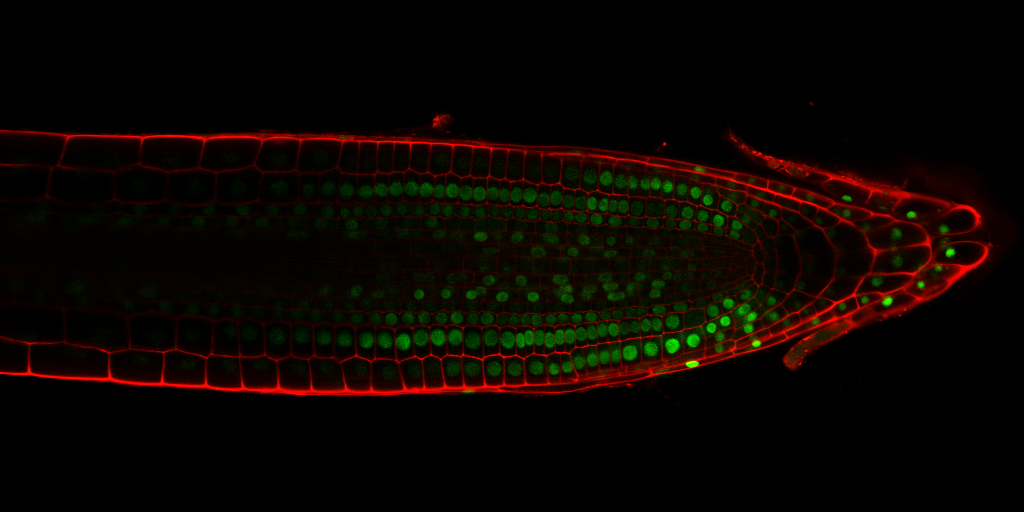
%> input picture Original Images/StackNinja3.bmp, 1024 x 512 px
$ octave nuclei_extraction.m   (GNU Octave 9; MATLAB toolbox functions it lacks are replaced by stand-ins)
%> lines starting %> are read from the running program, lines starting %| are printed output that depends on the picture; in (x1, y1, x2, y2) boxes, pixels count from 0 and x2, y2 are one past the last pixel; in counts of white or black regions, pixels touching at a corner belong together; the program's own positions count from 1
% Read the image
% Change the arguement in imread to read different files
img = imread('StackNinja3.bmp');
%> img is the input picture: size 512x1024x3 uint8; mean R, G, B 11.4, 4.9, 0

% Extract the green channel
red = double(img(:,:,1)) / 255; % Normalize red channel
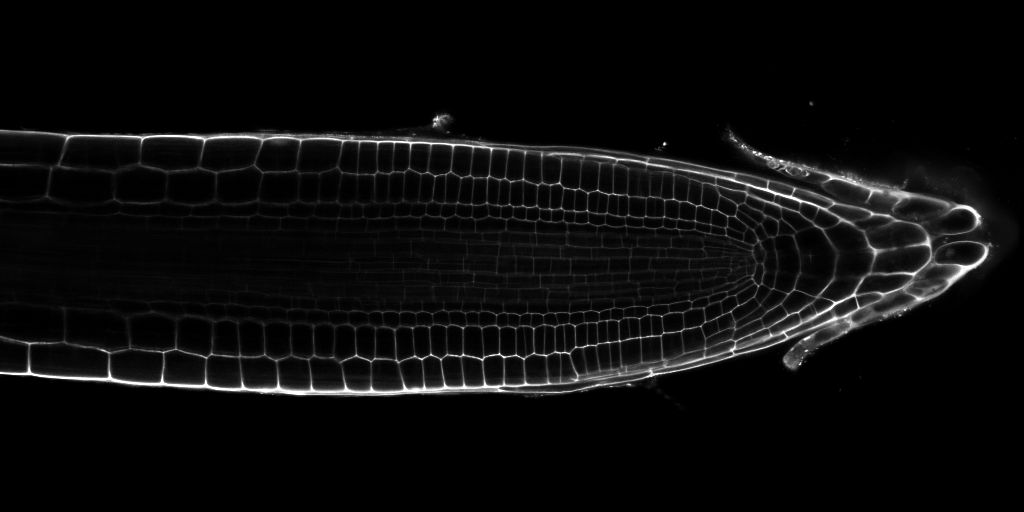
%> red: size 512x1024 double; min 0, max 1, mean 0.0448
green = double(img(:,:,2)) / 255; % Normalize green channel
blue = double(img(:,:,3)) / 255; % Normalize blue channel
%> blue: size 512x1024 double; every value is 0

% Formula to extract green channel after correcting for red and blue channel
greenObjects = green - ((red + blue) / 2);
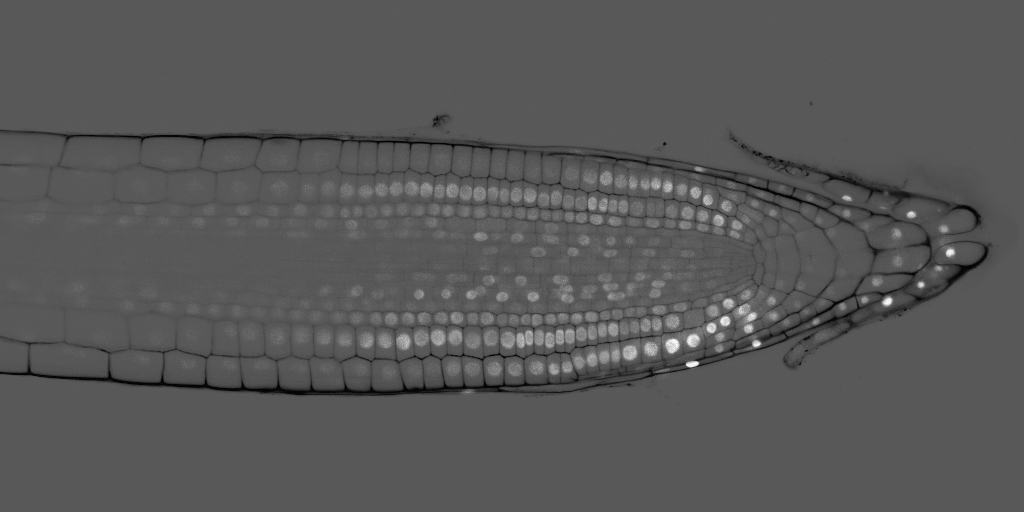
%> greenObjects: size 512x1024 double; min -0.5, max 0.933, mean -0.00334; drawn with min black and max white

% Enhance contrast to improve visibility of extracted objects
enahcnedContrast = imadjust(greenObjects);

% Apply Median filtering for noise reduction
medianFilter = medfilt2(enahcnedContrast);

% Perform top-hat filtering for background correction
tophatFilter = imtophat(medianFilter, strel('disk', 4));
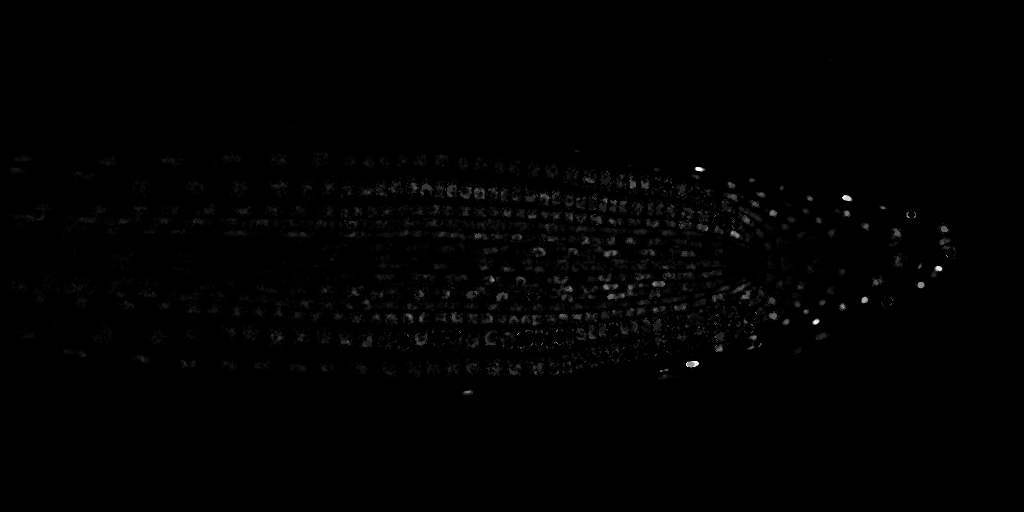
%> tophatFilter: size 512x1024 double; min 0, max 1, mean 0.00659

% Convert to binary image
threshold = graythresh(tophatFilter); % Calculate threshold using graythresh function
%> threshold = 0.0961
binaryImg = imbinarize(medianFilter, threshold);
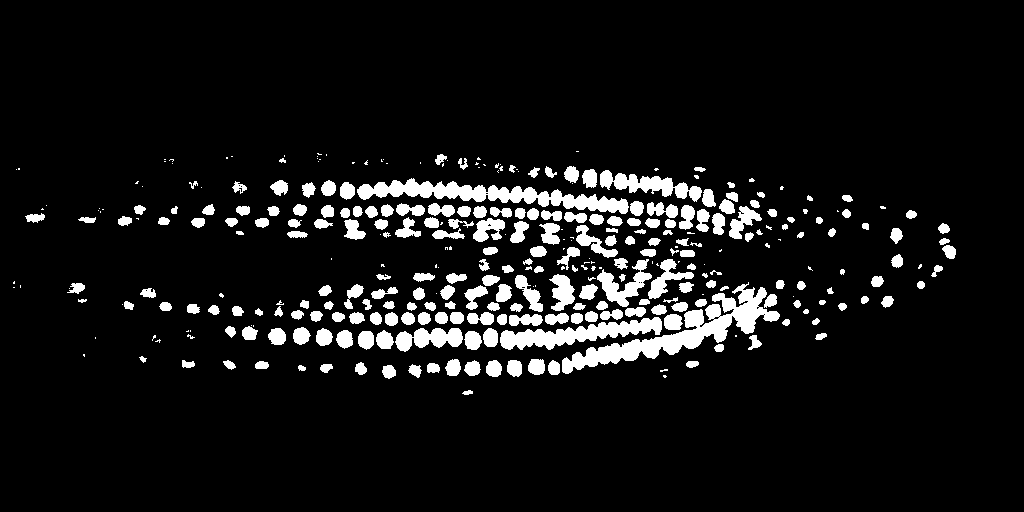
%> binaryImg: size 512x1024 logical; 8.1% white; 343 white regions (110 under 20 px), largest, box (x1, y1, x2, y2) and area: (562, 282, 780, 374) 4828, (357, 178, 629, 214) 3537, (500, 317, 662, 350) 2356

% Remove any small objects using Morphological Opening
cleanedImg = bwareaopen(binaryImg, 25);

% Apply Watershed Segmentation
segmentationLabels = watershed(-bwdist(~cleanedImg));
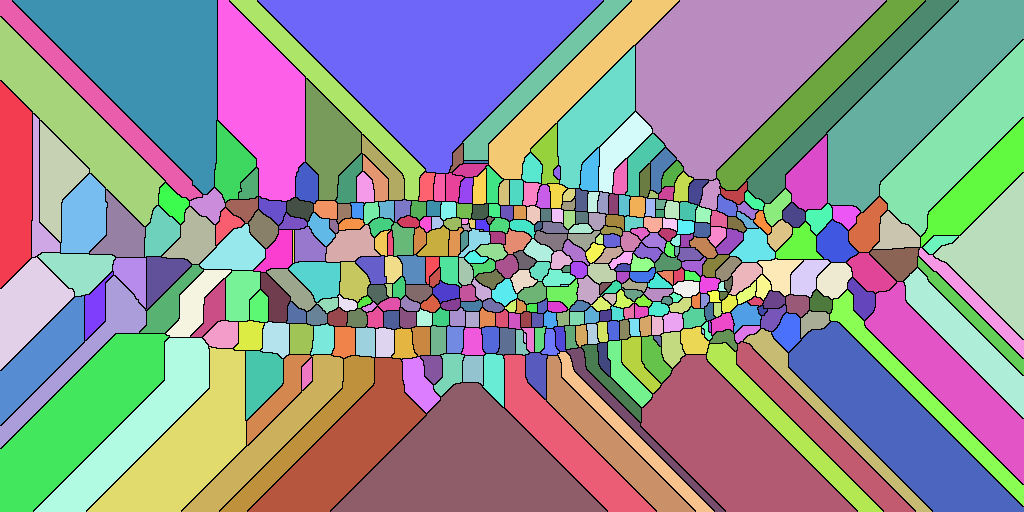
%> segmentationLabels: size 512x1024 uint16; 404 distinct labels, from 0 to 403; one colour per label, 0 black
segmentationLabels(~cleanedImg) = 0;
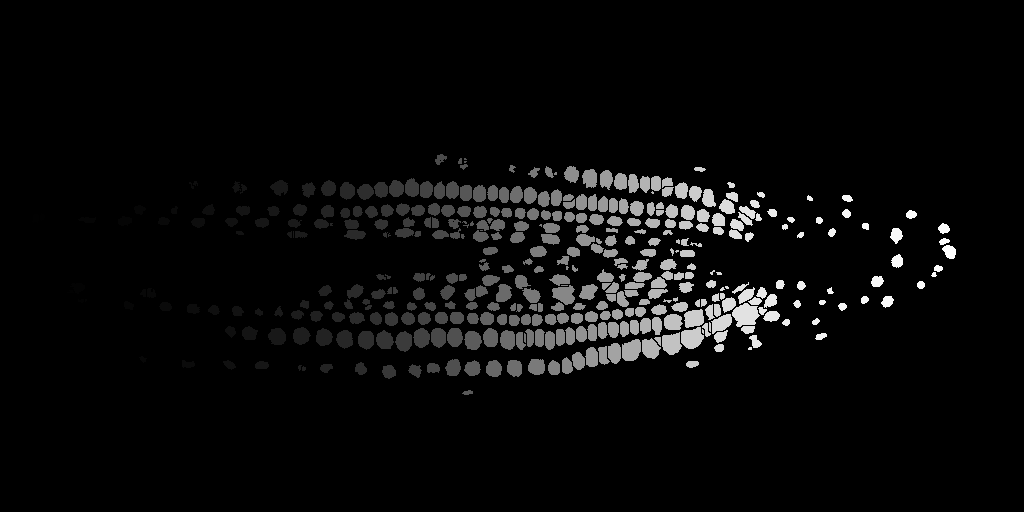
%> segmentationLabels: size 512x1024 uint16; min 0, max 403, mean 15.4; drawn with min black and max white

finalImg = label2rgb(segmentationLabels, 'jet', 'black', 'shuffle');
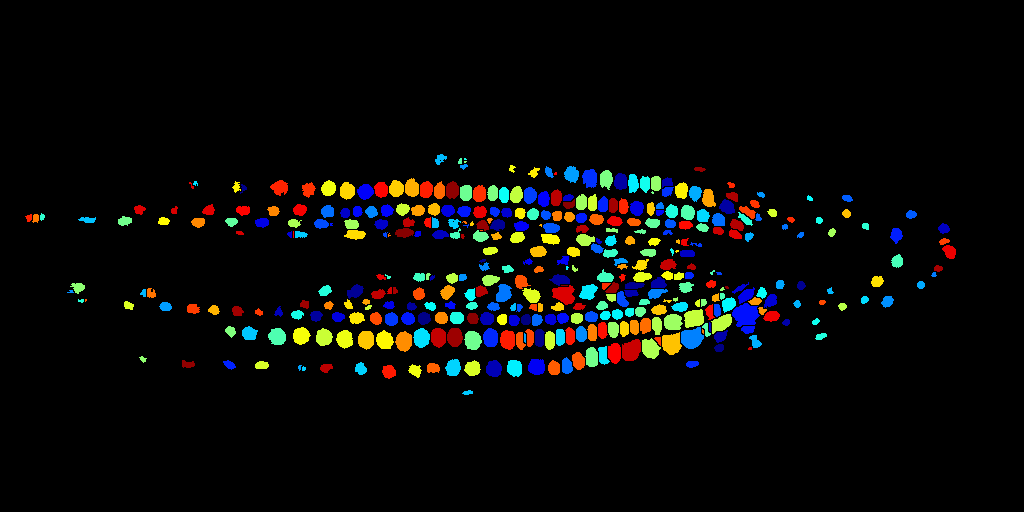
%> finalImg: size 512x1024x3 uint8; mean R, G, B 9.6, 10.1, 9

% Display the result
figure; imshow(finalImg);

$ run again, with Original Images/StackNinja1.bmp copied over Original Images/StackNinja3.bmp
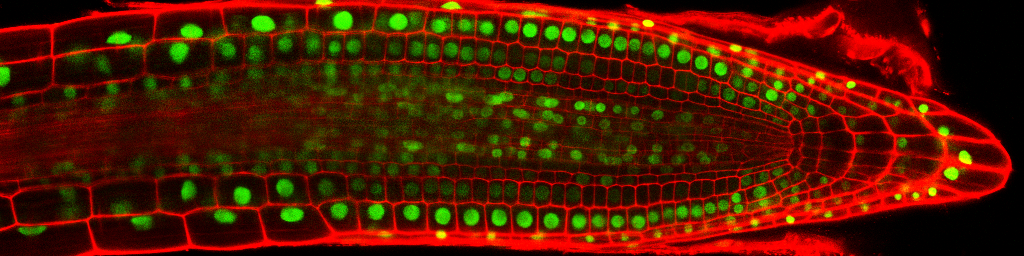
%> input picture Original Images/StackNinja1.bmp, 1024 x 256 px
%> img is the input picture: size 256x1024x3 uint8; mean R, G, B 80.4, 25.1, 0
%> blue: size 256x1024 double; every value is 0
%> threshold = 0.102
%> binaryImg: size 256x1024 logical; 13.7% white; 325 white regions (86 under 20 px), largest, box (x1, y1, x2, y2) and area: (378, 64, 513, 121) 2667, (376, 12, 423, 31) 753, (299, 61, 347, 96) 716
%> `segmentationLabels = watershed(-bwdist(~cleanedImg));`:
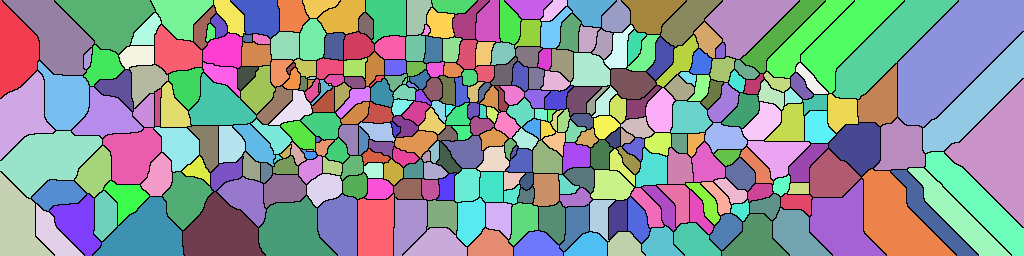
%> segmentationLabels: size 256x1024 uint16; 335 distinct labels, from 0 to 334; one colour per label, 0 black
%> `finalImg = label2rgb(segmentationLabels, 'jet', 'black', 'shuffle');`:
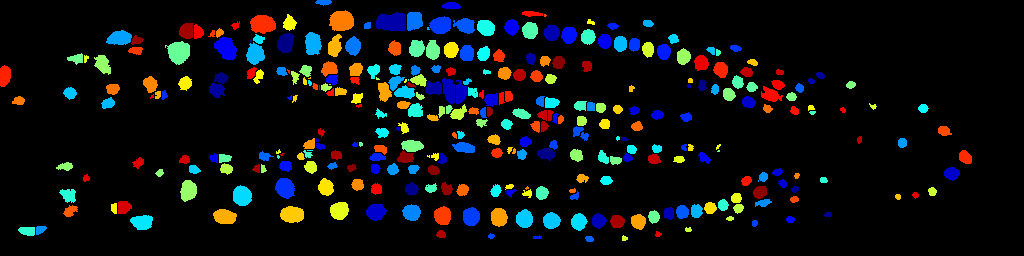
%> finalImg: size 256x1024x3 uint8; mean R, G, B 14.2, 16.8, 17.2

$ run again, with Original Images/StackNinja2.bmp copied over Original Images/StackNinja3.bmp
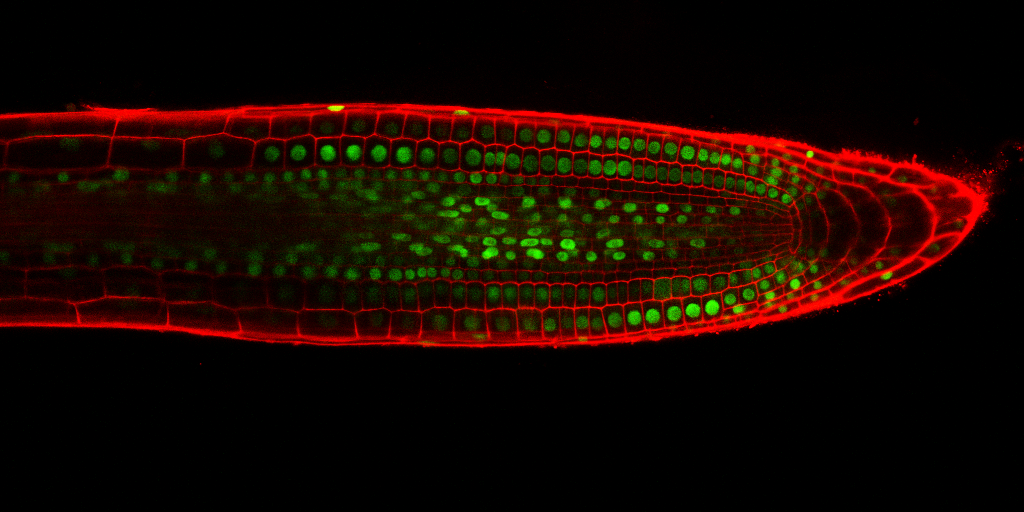
%> input picture Original Images/StackNinja2.bmp, 1024 x 512 px
%> img is the input picture: size 512x1024x3 uint8; mean R, G, B 24.8, 7.4, 0
%> blue: size 512x1024 double; every value is 0
%> threshold = 0.114
%> binaryImg: size 512x1024 logical; 7.2% white; 309 white regions (104 under 20 px), largest, box (x1, y1, x2, y2) and area: (417, 184, 554, 268) 5260, (329, 169, 442, 231) 3025, (544, 207, 586, 262) 959
%> `segmentationLabels = watershed(-bwdist(~cleanedImg));`:
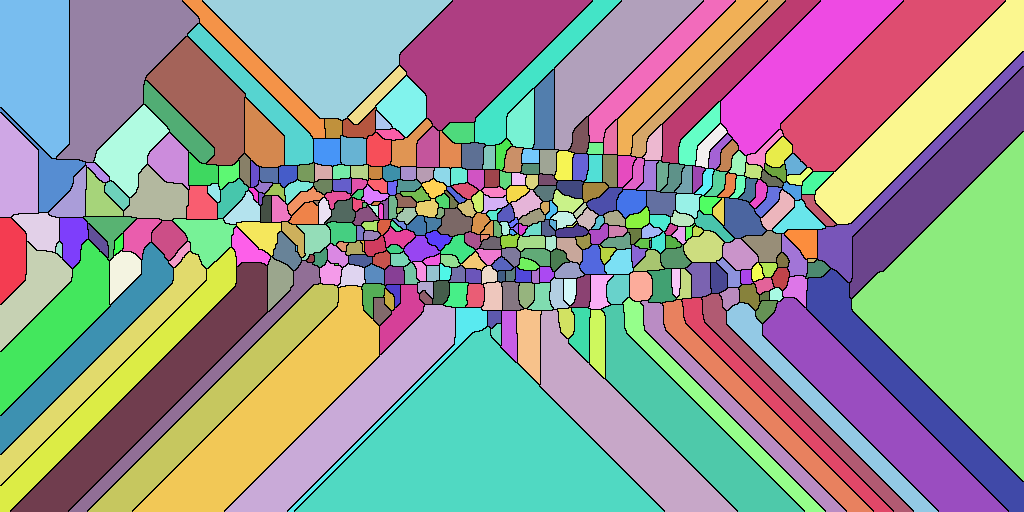
%> segmentationLabels: size 512x1024 uint16; 374 distinct labels, from 0 to 373; one colour per label, 0 black
%> `finalImg = label2rgb(segmentationLabels, 'jet', 'black', 'shuffle');`:
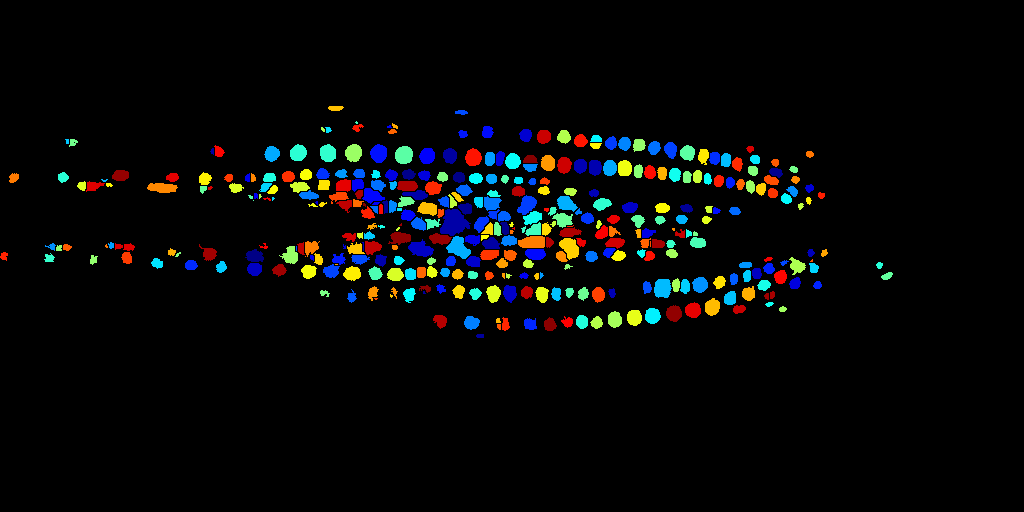
%> finalImg: size 512x1024x3 uint8; mean R, G, B 7.6, 8.5, 8.6
